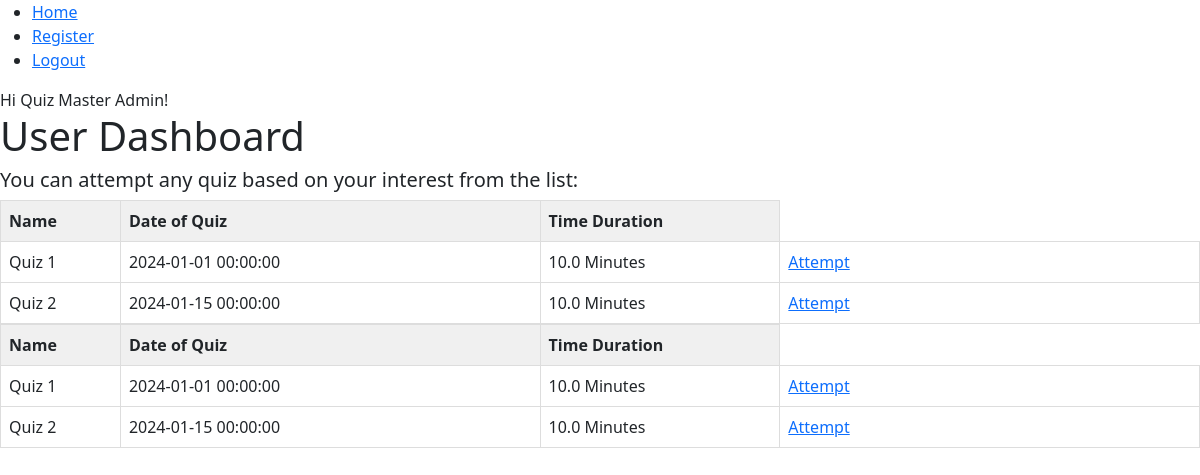
The page /dashboard (signed in) on the database its author committed.
### app/models.py (models this page shows, shortened)
class User(db.Model, UserMixin):
    id = db.Column(db.Integer, primary_key=True)
    username = db.Column(db.String(80), unique=True, nullable= False)
    password_hash = db.Column(db.String(200),nullable=False)
    fullname = db.Column(db.String(100),nullable=False)
    qualification = db.Column(db.String)
    dob = db.Column(db.Date)
    scores = db.relationship('Score', backref = 'user', lazy=True)

class Quiz(db.Model):
    id = db.Column(db.Integer, primary_key=True)
    name = db.Column(db.String(100), nullable=False)
    date_of_quiz = db.Column(db.DateTime)
    time_duration = db.Column(db.Integer,nullable=False)
    chapter_id = db.Column(db.Integer,db.ForeignKey('chapter.id'), nullable=False)
    questions = db.relationship('Question', backref='quiz', lazy=True)

### app/routes.py (the view)
@app.route("/dashboard")
@login_required
def dashboard():
    quizzes = Quiz.query.all()
    return render_template("dashboard.html", quizzes=quizzes)

### app/routes.py (called while the page is built)
@login_manager.user_loader
def load_user(user_id):
    return User.query.get(user_id)

### app/templates/dashboard.html (shortened to what this page needs)
{% extends 'layout.html' %}
{% block content %}
    <h1>User Dashboard</h1>
    <div>
        <h5>You can attempt any quiz based on your interest from the list:</h5>
        {% for quiz in quizzes %}
        <table>
            <thead>
                <tr>
                    <th>Name</th>
                    <th>Date of Quiz</th>
                    <th>Time Duration</th>
                </tr>
            </thead>
            <tbody>
                {% for quiz in quizzes %}
                <tr>
                    <td>{{quiz.name}}</td>
                    <td>{{ quiz.date_of_quiz}}</td>
                    <td>{{quiz.time_duration / 60}} Minutes</td>
                    <td>
                        <a href="{{url_for('attempt_quiz', quiz_id=quiz.id)}}">Attempt</a>
                    </td>
                </tr>
                {% endfor %}
            </tbody>
        </table>
        {% endfor %}
    </div>
{% endblock %}

### app/templates/layout.html (shortened to what this page needs)
<!doctype html>
<html>
  <head>
    {% block head %}
    <link href="https://cdn.jsdelivr.net/npm/bootstrap@5.3.3/dist/css/bootstrap.min.css" rel="stylesheet">
    <link rel="stylesheet" href="https://cdnjs.cloudflare.com/ajax/libs/font-awesome/6.7.2/css/all.min.css" />
    {% endblock %}
  </head>
  <body>
    <ul>
        <li><a href ="{{url_for('home')}}">Home</a></li>
        <li><a href = "{{url_for('register')}}">Register</a></li>
        {% if current_user.is_authenticated %}
        <li><a href = "{{url_for('logout')}}">Logout</a></li>
        {% else %}
        <li><a href = "{{url_for('login')}}">Login</a></li>
        {% endif %}
    </ul>
    <div id="content">
      {% if current_user.is_authenticated %}
      Hi {{ current_user.fullname }}!
      {% endif %}
        {% block content %}{% endblock %}
    </div>
  </body>
</html>

### app/templates/layout.html (style rules this page uses)
table { border-collapse : collapse; width: 100%; table-layout: fixed; }
th, td { border: 1px solid #ddd; padding: 8px; text-align: left; }
th { background-color: #f0f0f0; }
th:nth-child(1) { width: 10%; }
th:nth-last-child(1) { width: 20%; }

### rows shown on the page
User: fullname "Quiz Master Admin"
Quiz: name "Quiz 1", date_of_quiz "2024-01-01 00:00:00", quiz.time_duration/60 "10.0"
Quiz: name "Quiz 2", date_of_quiz "2024-01-15 00:00:00", quiz.time_duration/60 "10.0"
